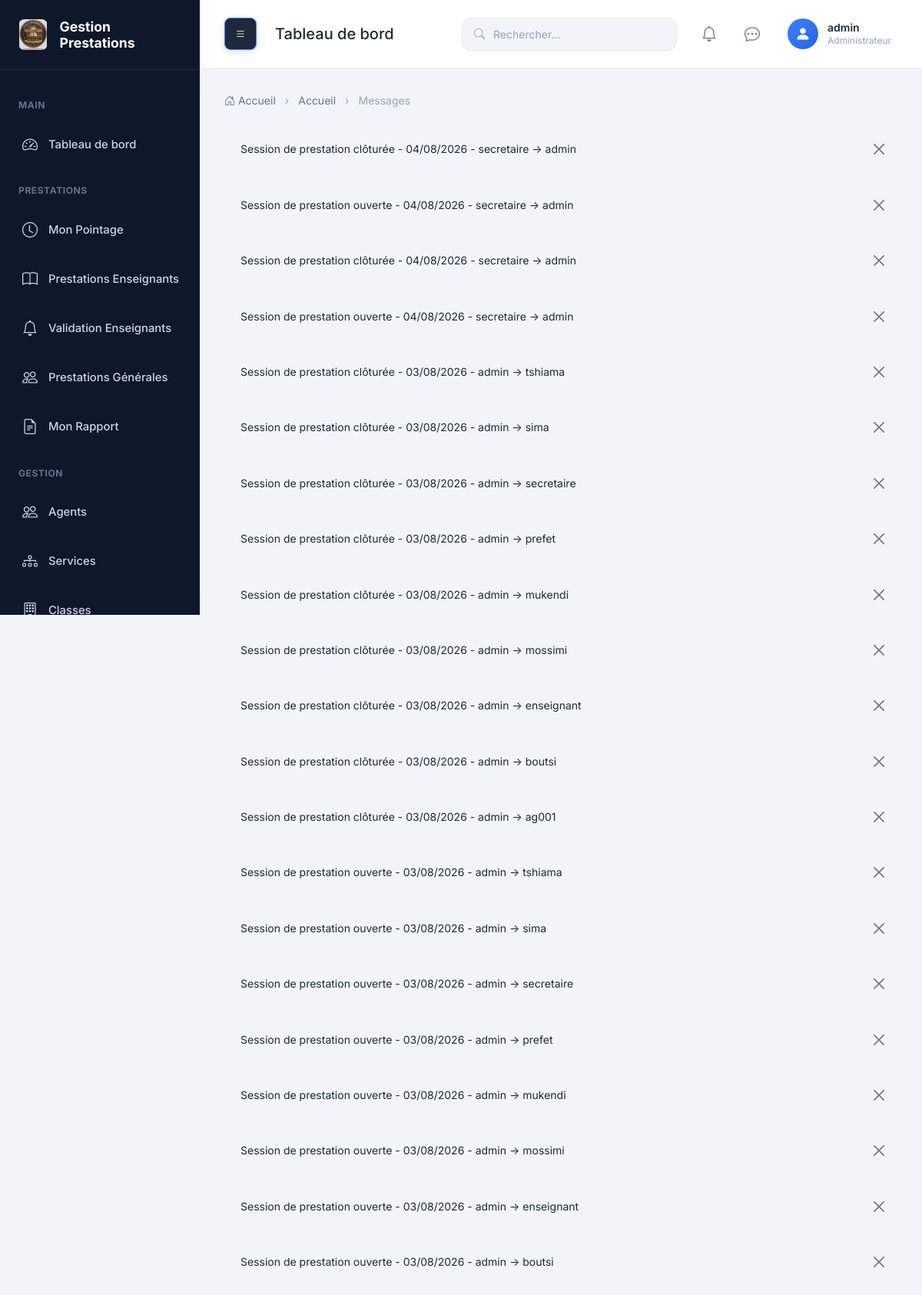
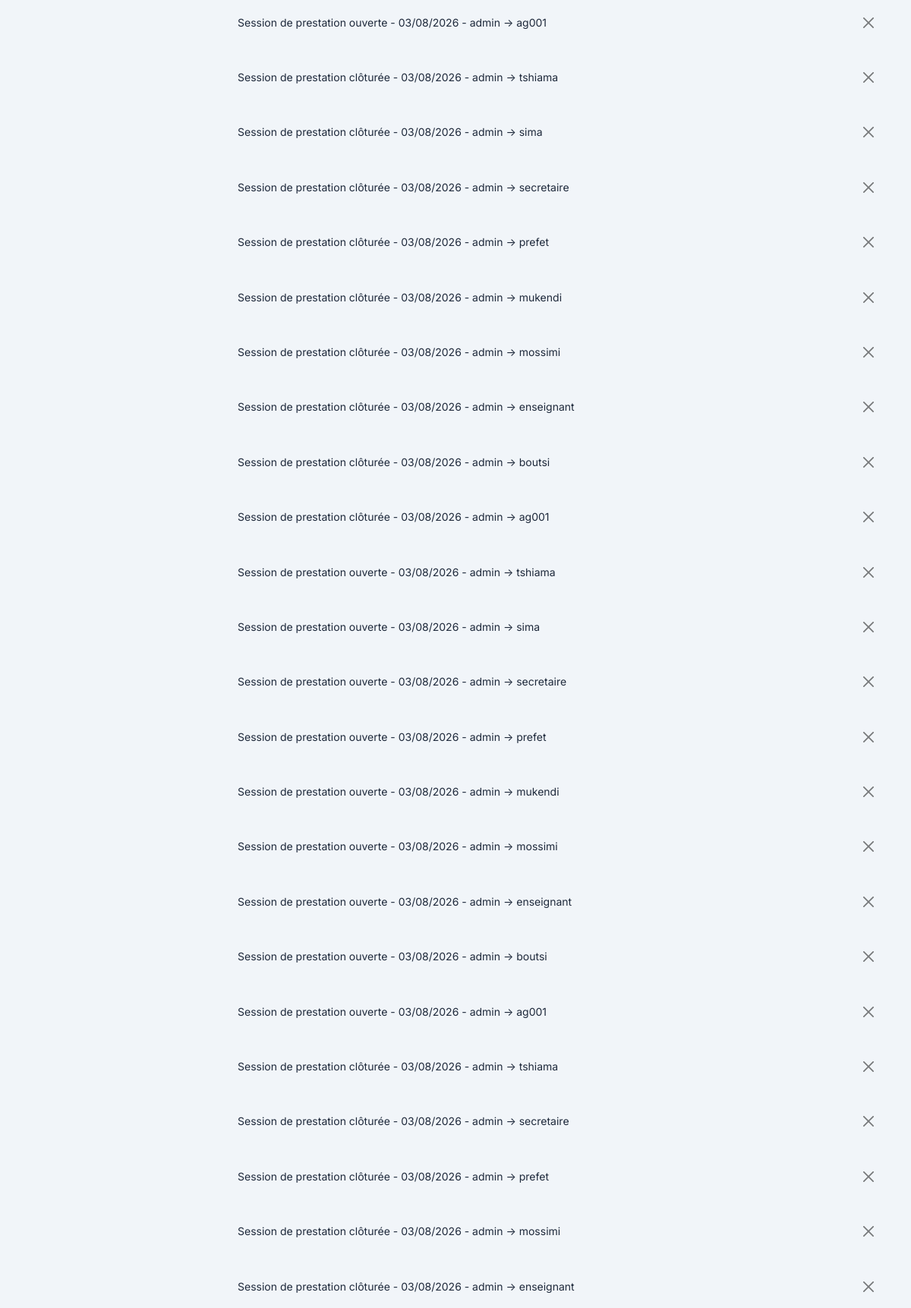
/messages/ (signed in, upper part), run on the app's committed database (2 pictures, top to bottom).
### prestation/models.py (models this page shows, shortened)
class Utilisateur(models.Model):
    ROLE_CHOICES = (
        ('ADMIN', 'Administrateur'),
        ('SECRETAIRE', 'Secrétaire'),
        ('ENSEIGNANT', 'Enseignant'),
        ('AGENT', 'Agent'),
    )
    user = models.OneToOneField(
        User,
        on_delete=models.CASCADE,
        related_name='utilisateur'
    )
    agent = models.OneToOneField(
        'Agent',
        on_delete=models.CASCADE,
        related_name='utilisateur'
    )
    role = models.CharField(
        max_length=20,
        choices=ROLE_CHOICES
    )
    created_at = models.DateTimeField(auto_now_add=True)
    updated_at = models.DateTimeField(auto_now=True)
    must_change_password = models.BooleanField(
        default=True,
        help_text='Indique si l\'utilisateur doit changer son mot de passe à la prochaine connexion'
    )
    mot_de_passe_temporaire = models.CharField(
        max_length=100,
        blank=True,
        default='',
        help_text='Mot de passe temporaire visible par l\'administrateur (effacé après changement par l\'utilisateur)'
    )
    two_factor_secret = models.CharField(
        max_length=64,
        blank=True,
        default='',
        help_text='Clé secrète pour Google Authenticator (2FA)'
    )
    two_factor_enabled = models.BooleanField(
        default=False,
        help_text='Indique si le 2FA est activé pour cet utilisateur'
    )
    class Meta:
        ordering = ['user__username']
        verbose_name = 'Utilisateur'
        verbose_name_plural = 'Utilisateurs'
        indexes = [
            models.Index(fields=['role']),
        ]

class Remarque(models.Model):
    CATEGORIE_CHOICES = (
        ('MESSAGE', 'Message'),
        ('APPROBATION', 'Demande d\'approbation'),
        ('NOTIFICATION', 'Notification'),
    )
    categorie = models.CharField(
        max_length=20,
        choices=CATEGORIE_CHOICES,
        default='MESSAGE'
    )
    sujet = models.CharField(max_length=120)
    message = models.TextField()
    expediteur = models.ForeignKey(
        User,
        on_delete=models.CASCADE,
        related_name='remarques_envoyees'
    )
    destinataire = models.ForeignKey(
        User,
        on_delete=models.CASCADE,
        related_name='remarques_recues'
    )
    parent = models.ForeignKey(
        'self',
        null=True,
        blank=True,
        on_delete=models.CASCADE,
        related_name='reponses'
    )
    lu = models.BooleanField(default=False)
    created_at = models.DateTimeField(auto_now_add=True)
    updated_at = models.DateTimeField(auto_now=True)
    class Meta:
        ordering = ['-created_at']
        verbose_name = 'Remarque'
        verbose_name_plural = 'Remarques'
        indexes = [
            models.Index(fields=['categorie', 'lu']),
            models.Index(fields=['expediteur', 'destinataire']),
        ]
    def __str__(self):
        return f"{self.sujet} - {self.expediteur.username} → {self.destinataire.username}"

### prestation/views.py (the view)
# urls.py: path('messages/', views.messages_view, name='messages'),
@login_required
def messages_view(request):
    user_role = request.user.utilisateur.role
    if user_role in ['AGENT', 'ENSEIGNANT']:
        msgs = Remarque.objects.filter(
            destinataire=request.user,
            expediteur__utilisateur__role='ADMIN'
        ).select_related('expediteur', 'destinataire').order_by('-created_at')
    else:
        msgs = Remarque.objects.filter(
            Q(expediteur=request.user) | Q(destinataire=request.user)
        ).select_related('expediteur', 'destinataire').order_by('-created_at')
    return render(request, 'messages/chat.html', {'messages': msgs})

### prestation/templates/messages/chat.html (shortened to what this page needs)
{% extends 'base.html' %}
{% load static %}
{% block breadcrumb %}
<li class="breadcrumb-item"><a href="{% url 'dashboard' %}">Accueil</a></li>
<li class="breadcrumb-item active" aria-current="page">Messages</li>
{% endblock %}

### prestation/templates/base.html (shortened to what this page needs)
{% load static %}
<!DOCTYPE html>
<html lang="fr">
<head>
    <link href="https://cdnjs.cloudflare.com/ajax/libs/bootstrap/5.3.2/css/bootstrap.min.css" rel="stylesheet">
    <link href="https://cdnjs.cloudflare.com/ajax/libs/bootstrap-icons/1.11.1/font/bootstrap-icons.min.css" rel="stylesheet">
    <link href="{% static 'css/style.css' %}" rel="stylesheet">
</head>
<body>
    {% if user.is_authenticated %}
    <div class="wrapper">
        {% include 'components/sidebar.html' %}
        <main class="main-content">
        {% include 'components/navbar.html' %}
            <div class="content-area">
                <nav aria-label="breadcrumb">
                    <ol class="breadcrumb">
                        <li class="breadcrumb-item"><a href="{% url 'dashboard' %}"><i class="bi bi-house-door"></i> Accueil</a></li>
                        {% block breadcrumb %}{% endblock %}
                    </ol>
                </nav>
                {% if messages %}
                    {% for message in messages %}
                        <div class="alert alert-{{ message.tags }} alert-dismissible fade show" role="alert">
                            {{ message }}
                            <button type="button" class="btn-close" data-bs-dismiss="alert" aria-label="Close"></button>
                        </div>
                    {% endfor %}
                {% endif %}
            </div>
        </main>
    </div>
    {% else %}
        {% block auth_content %}{% endblock %}
    {% endif %}
</body>
</html>

### prestation/templates/components/navbar.html (shortened to what this page needs)
{% load static %}
<nav class="navbar">
    <div class="navbar-left">
        <button class="navbar-toggle-desktop" id="sidebarToggle" title="Afficher/masquer le menu">
            <i class="bi bi-list"></i>
        </button>
        <h5 class="mb-0">{% block page_title %}Tableau de bord{% endblock %}</h5>
    </div>
    <div class="navbar-right">
        <div class="navbar-search">
            <i class="bi bi-search"></i>
            <input type="text" class="form-control" placeholder="Rechercher...">
        </div>
        <div class="navbar-actions">
            <a href="{% url 'notifications' %}" class="navbar-action" title="Notifications">
                <i class="bi bi-bell"></i>
            </a>
            <a href="{% url 'messages' %}" class="navbar-action" title="Messages">
                <i class="bi bi-chat-dots"></i>
            </a>
            <div class="navbar-user" id="userDropdown">
                {% if user.utilisateur.agent.photo %}
                    <img src="{{ user.utilisateur.agent.photo.url }}" alt="{{ user.username }}">
                {% else %}
                    <div class="navbar-user-avatar">
                        <i class="bi bi-person-fill"></i>
                    </div>
                {% endif %}
                <div class="navbar-user-info">
                    <div class="navbar-user-name">{{ user.username }}</div>
                    <div class="navbar-user-role">{{ user.utilisateur.get_role_display }}</div>
                </div>
            </div>
        </div>
    </div>
</nav>

### data on the page
Remarque: sujet+expediteur+destinataire "Session de prestation clôturée - 04/08/2026 - secretaire → admin"
Remarque: sujet+expediteur+destinataire "Session de prestation ouverte - 04/08/2026 - secretaire → admin"
Remarque: sujet+expediteur+destinataire "Session de prestation clôturée - 04/08/2026 - secretaire → admin"
Remarque: sujet+expediteur+destinataire "Session de prestation ouverte - 04/08/2026 - secretaire → admin"
Remarque: sujet+expediteur+destinataire "Session de prestation clôturée - 03/08/2026 - admin → tshiama"
Remarque: sujet+expediteur+destinataire "Session de prestation clôturée - 03/08/2026 - admin → sima"
Remarque: sujet+expediteur+destinataire "Session de prestation clôturée - 03/08/2026 - admin → secretaire"
Remarque: sujet+expediteur+destinataire "Session de prestation clôturée - 03/08/2026 - admin → prefet"
Remarque: sujet+expediteur+destinataire "Session de prestation clôturée - 03/08/2026 - admin → mukendi"
Remarque: sujet+expediteur+destinataire "Session de prestation clôturée - 03/08/2026 - admin → mossimi"
Remarque: sujet+expediteur+destinataire "Session de prestation clôturée - 03/08/2026 - admin → enseignant"
Remarque: sujet+expediteur+destinataire "Session de prestation clôturée - 03/08/2026 - admin → boutsi"
Remarque: sujet+expediteur+destinataire "Session de prestation clôturée - 03/08/2026 - admin → ag001"
Remarque: sujet+expediteur+destinataire "Session de prestation ouverte - 03/08/2026 - admin → tshiama"
Remarque: sujet+expediteur+destinataire "Session de prestation ouverte - 03/08/2026 - admin → sima"
Remarque: sujet+expediteur+destinataire "Session de prestation ouverte - 03/08/2026 - admin → secretaire"
Remarque: sujet+expediteur+destinataire "Session de prestation ouverte - 03/08/2026 - admin → prefet"
Remarque: sujet+expediteur+destinataire "Session de prestation ouverte - 03/08/2026 - admin → mukendi"
Remarque: sujet+expediteur+destinataire "Session de prestation ouverte - 03/08/2026 - admin → mossimi"
Remarque: sujet+expediteur+destinataire "Session de prestation ouverte - 03/08/2026 - admin → enseignant"
Remarque: sujet+expediteur+destinataire "Session de prestation ouverte - 03/08/2026 - admin → boutsi"
Remarque: sujet+expediteur+destinataire "Session de prestation ouverte - 03/08/2026 - admin → ag001"
Remarque: sujet+expediteur+destinataire "Session de prestation clôturée - 03/08/2026 - admin → tshiama"
Remarque: sujet+expediteur+destinataire "Session de prestation clôturée - 03/08/2026 - admin → sima"
Remarque: sujet+expediteur+destinataire "Session de prestation clôturée - 03/08/2026 - admin → secretaire"
Remarque: sujet+expediteur+destinataire "Session de prestation clôturée - 03/08/2026 - admin → prefet"
Remarque: sujet+expediteur+destinataire "Session de prestation clôturée - 03/08/2026 - admin → mukendi"
Remarque: sujet+expediteur+destinataire "Session de prestation clôturée - 03/08/2026 - admin → mossimi"
Remarque: sujet+expediteur+destinataire "Session de prestation clôturée - 03/08/2026 - admin → enseignant"
Remarque: sujet+expediteur+destinataire "Session de prestation clôturée - 03/08/2026 - admin → boutsi"
Remarque: sujet+expediteur+destinataire "Session de prestation clôturée - 03/08/2026 - admin → ag001"
Remarque: sujet+expediteur+destinataire "Session de prestation ouverte - 03/08/2026 - admin → tshiama"
Remarque: sujet+expediteur+destinataire "Session de prestation ouverte - 03/08/2026 - admin → sima"
Remarque: sujet+expediteur+destinataire "Session de prestation ouverte - 03/08/2026 - admin → secretaire"
Remarque: sujet+expediteur+destinataire "Session de prestation ouverte - 03/08/2026 - admin → prefet"
Remarque: sujet+expediteur+destinataire "Session de prestation ouverte - 03/08/2026 - admin → mukendi"
Remarque: sujet+expediteur+destinataire "Session de prestation ouverte - 03/08/2026 - admin → mossimi"
Remarque: sujet+expediteur+destinataire "Session de prestation ouverte - 03/08/2026 - admin → enseignant"
Remarque: sujet+expediteur+destinataire "Session de prestation ouverte - 03/08/2026 - admin → boutsi"
Remarque: sujet+expediteur+destinataire "Session de prestation ouverte - 03/08/2026 - admin → ag001"
Remarque: sujet+expediteur+destinataire "Session de prestation clôturée - 03/08/2026 - admin → tshiama"
Remarque: sujet+expediteur+destinataire "Session de prestation clôturée - 03/08/2026 - admin → secretaire"
Remarque: sujet+expediteur+destinataire "Session de prestation clôturée - 03/08/2026 - admin → prefet"
Remarque: sujet+expediteur+destinataire "Session de prestation clôturée - 03/08/2026 - admin → mossimi"
Remarque: sujet+expediteur+destinataire "Session de prestation clôturée - 03/08/2026 - admin → enseignant"

### other printed values
{{ user.username }} "admin"
{{ user.utilisateur.get_role_display }} "Administrateur"
